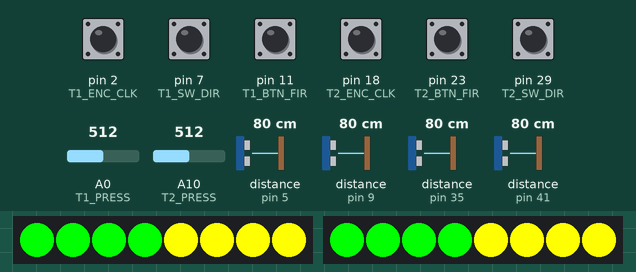
This sketch was run on a simulated Arduino Mega 2560, built with avr-gcc and run on an emulated ATmega2560. Parts: 2 × 8 RGB LEDs in strip order, left to right. Wiring (inferred from the names in the program): 4 × ultrasonic range finder: trigger pin 6, echo pin 5 / trigger pin 10, echo pin 9 / trigger pin 34, echo pin 35 / trigger pin 40, echo pin 41. The test bench sets the inputs (shaded band); at power-on: pin 2 (T1_ENC_CLK), pin 7 (T1_SW_DIR), pin 11 (T1_BTN_FIR), pin 18 (T2_ENC_CLK), pin 23 (T2_BTN_FIR), pin 29 (T2_SW_DIR) HIGH, A0 (T1_PRESS) = 512, A10 (T2_PRESS) = 512, distance to the obstacle (sensors on pin 5, pin 9, pin 35, pin 41) 80 cm. The echo pulse lasts 58.3 µs per cm; what the sketch prints to the serial monitor is not drawn.

Above: at 1.2 s.
1.3 s: A0 (T1_PRESS) set to 817
4.3 s: A0 (T1_PRESS) set to 838
At 4.9 s:
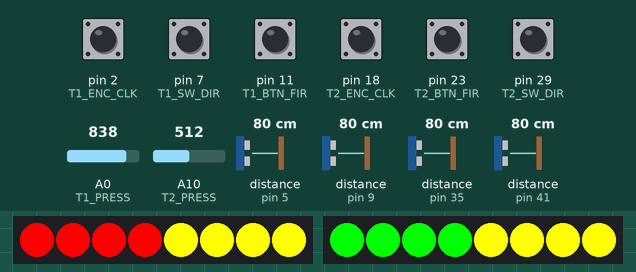
5.9 s: A10 (T2_PRESS) set to 808
8.9 s: A10 (T2_PRESS) set to 836
At 9.7 s:
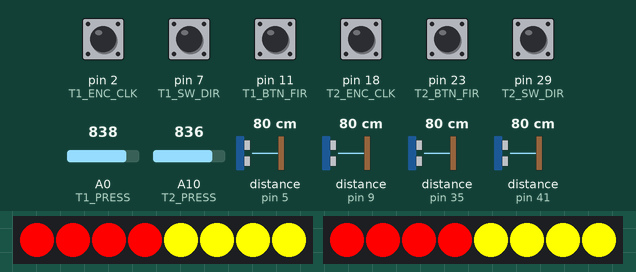
10.4 s: pin 7 (T1_SW_DIR) pulled LOW for 0.25 s
At 10.55 s:
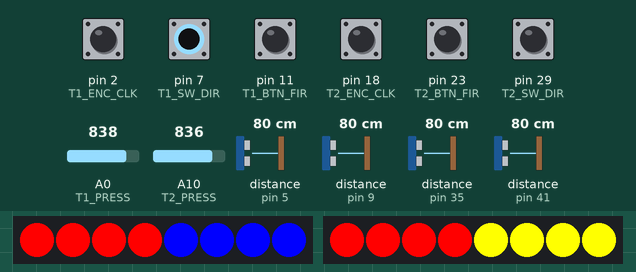
12.1 s: pin 29 (T2_SW_DIR) pulled LOW for 0.25 s
At 12.34 s:
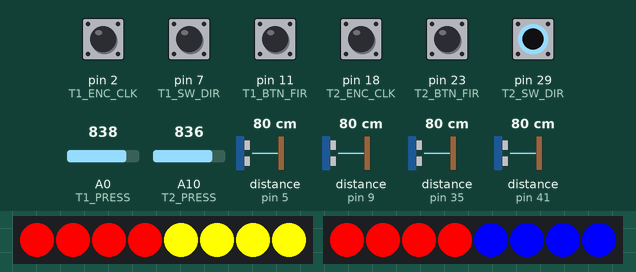
Timing chart, 0 to 14.9 s (numbered marks = the images above; inputs shaded):
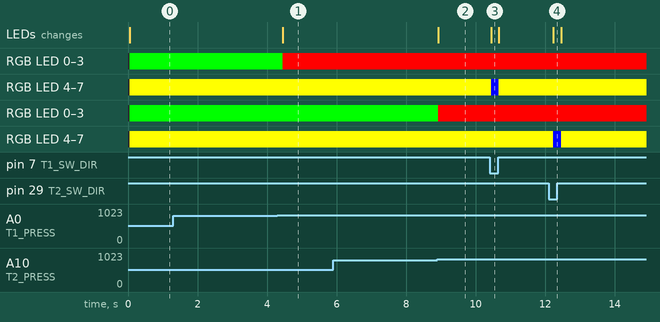

The sketch:

tanks.ino
```cpp
#include <Adafruit_NeoPixel.h>
#include <Arduino_JSON.h>

// --- CONFIGURATION PINS ---
#define T1_TRIG_G 10
#define T1_ECHO_G 9
#define T1_TRIG_D 6
#define T1_ECHO_D 5
#define T1_PRESS  0
#define T1_SW_DIR 7
#define T1_ENC_CLK 2
#define T1_ENC_DT  3
#define T1_BTN_FIR 11
#define T1_LED_PIN 8

#define T2_TRIG_G 34
#define T2_ECHO_G 35
#define T2_TRIG_D 40
#define T2_ECHO_D 41
#define T2_PRESS  10
#define T2_SW_DIR 29
#define T2_ENC_CLK 18
#define T2_ENC_DT  19
#define T2_BTN_FIR 23
#define T2_LED_PIN 51

#define LED_COUNT 8
#define PRESS_THRESHOLD 200

Adafruit_NeoPixel strip1(LED_COUNT, T1_LED_PIN, NEO_GRB + NEO_KHZ800);
Adafruit_NeoPixel strip2(LED_COUNT, T2_LED_PIN, NEO_GRB + NEO_KHZ800);

volatile int counter1 = 0;
volatile int counter2 = 0;

void setup() {
  Serial.begin(9600);

  strip1.begin(); strip1.show();
  strip2.begin(); strip2.show();

  // Tank 1 Setup
  pinMode(T1_TRIG_G, OUTPUT); pinMode(T1_ECHO_G, INPUT);
  pinMode(T1_TRIG_D, OUTPUT); pinMode(T1_ECHO_D, INPUT);
  pinMode(T1_SW_DIR, INPUT_PULLUP);
  pinMode(T1_ENC_CLK, INPUT); pinMode(T1_ENC_DT, INPUT);
  pinMode(T1_BTN_FIR, INPUT_PULLUP);

  // Tank 2 Setup
  pinMode(T2_TRIG_G, OUTPUT); pinMode(T2_ECHO_G, INPUT);
  pinMode(T2_TRIG_D, OUTPUT); pinMode(T2_ECHO_D, INPUT);
  pinMode(T2_SW_DIR, INPUT_PULLUP);
  pinMode(T2_ENC_CLK, INPUT); pinMode(T2_ENC_DT, INPUT);
  pinMode(T2_BTN_FIR, INPUT_PULLUP);

  // Interruptions prioritaires
  attachInterrupt(digitalPinToInterrupt(T1_ENC_CLK), updateEnc1, CHANGE);
  attachInterrupt(digitalPinToInterrupt(T2_ENC_CLK), updateEnc2, CHANGE);
}

// --- LOGIQUE LED SEGMENTÉE ---
void updateLEDs(Adafruit_NeoPixel &strip, int pressure, int direction) {
  // 1. ZONE CANON (LEDs 0 à 3) : Gère la pression
  uint32_t canonColor;
  if (pressure >= PRESS_THRESHOLD) {
    canonColor = strip.Color(0, 255, 0); // VERT : Prêt à tirer
  } else {
    canonColor = strip.Color(255, 0, 0); // ROUGE : Pas assez de munitions
  }

  for(int i = 0; i < 4; i++) {
    strip.setPixelColor(i, canonColor);
  }

  // 2. ZONE PILOTAGE (LEDs 4 à 7) : Gère la direction
  uint32_t driveColor;
  if (direction == 1) {
    driveColor = strip.Color(0, 0, 255);   // BLEU : Marche Avant
  } else {
    driveColor = strip.Color(255, 255, 0); // JAUNE : Marche Arrière
  }

  for(int i = 4; i < 8; i++) {
    strip.setPixelColor(i, driveColor);
  }

  strip.show();
}

float getDist(int trig, int echo) {
  digitalWrite(trig, LOW); delayMicroseconds(2);
  digitalWrite(trig, HIGH); delayMicroseconds(10);
  digitalWrite(trig, LOW);
  long duration = pulseIn(echo, HIGH, 25000);
  if (duration == 0) return 0; // Max distance mappée
  int dist = duration * 0.034 / 2;
  if(dist>20)
  return 0;
else
  return map(dist, 0, 20, 5, 1);
}

void loop() {
  JSONVar root;
  JSONVar tanks;

  // --- TANK 1 ---
  int p1 = map(analogRead(T1_PRESS), 1023, 0, 5, 1020);
  int d1 = (int)!digitalRead(T1_SW_DIR);

  JSONVar tank1;
  tank1["distG"] = getDist(T1_TRIG_G, T1_ECHO_G);
  tank1["distD"] = getDist(T1_TRIG_D, T1_ECHO_D);
  tank1["pressure"] = p1;
  tank1["directionSwitch"] = d1;
  tank1["angleEncoder"] = counter1;
  tank1["shootButton"] = (int)!digitalRead(T1_BTN_FIR);
  tanks[0] = tank1;

  updateLEDs(strip1, p1, d1);

  delay(10);

  // --- TANK 2 ---
  int p2 = map(analogRead(T2_PRESS), 1023, 0, 5, 1020);
  int d2 = (int)!digitalRead(T2_SW_DIR);

  JSONVar tank2;
  tank2["distG"] = getDist(T2_TRIG_G, T2_ECHO_G);
  tank2["distD"] = getDist(T2_TRIG_D, T2_ECHO_D);
  tank2["pressure"] = p2;
  tank2["directionSwitch"] = d2;
  tank2["angleEncoder"] = counter2;
  tank2["shootButton"] = (int)!digitalRead(T2_BTN_FIR);
  tanks[1] = tank2;

  updateLEDs(strip2, p2, d2);

  root["tanks"] = tanks;
  Serial.println(JSON.stringify(root));

  delay(30);
}

void updateEnc1() {
  if (digitalRead(T1_ENC_CLK) != digitalRead(T1_ENC_DT)) counter1++; else counter1--;
}

void updateEnc2() {
  if (digitalRead(T2_ENC_CLK) != digitalRead(T2_ENC_DT)) counter2++; else counter2--;
}
```

Measured:
- the behaviour switches between 826 and 827 on A0 (T1_PRESS) (found by bisection; images 0 and 1)
- the behaviour switches between 826 and 827 on A10 (T2_PRESS) (found by bisection; images 1 and 2)
- after the input at 1.3 s, every drawn part: stays the same
- after the input at 4.3 s, RGB LED 0–3: RGB(0, 255, 0) → RGB(255, 0, 0) after 0.15 s; the LEDs: change after 0.15 s (image 1)
- after the input at 5.9 s, every drawn part: stays the same
- after the input at 8.9 s, RGB LED 0–3: RGB(0, 255, 0) → RGB(255, 0, 0) at once; the LEDs: change at once (image 2)
- after the input at 10.4 s, RGB LED 4–7: RGB(255, 255, 0) → RGB(0, 0, 255) after 0.05 s, → RGB(255, 255, 0) 0.22 s later; the LEDs: change after 0.05 s (image 3)
- after the input at 12.1 s, RGB LED 4–7: RGB(255, 255, 0) → RGB(0, 0, 255) after 0.14 s, → RGB(255, 255, 0) 0.22 s later; the LEDs: change after 0.14 s (image 4)
